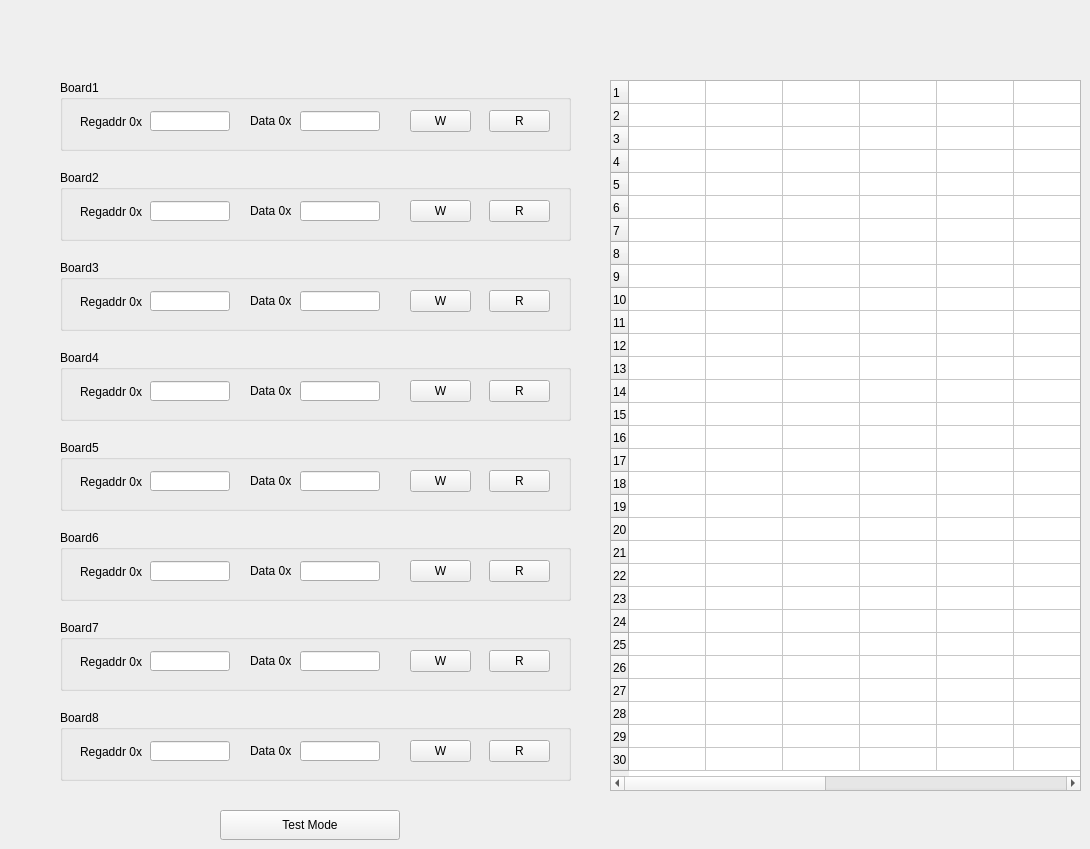
      <widget class="QWidget" name="tabTest">
       <attribute name="title">
        <string>Test</string>
       </attribute>
       <widget class="QTableWidget" name="tableWidgetTest">
        <property name="geometry">
         <rect>
          <x>610</x>
          <y>80</y>
          <width>471</width>
          <height>711</height>
         </rect>
        </property>
        <property name="styleSheet">
         <string notr="true">font: 9pt &quot;微软雅黑&quot;;</string>
        </property>
        <property name="lineWidth">
         <number>1</number>
        </property>
        <property name="sizeAdjustPolicy">
         <enum>QAbstractScrollArea::AdjustToContentsOnFirstShow</enum>
        </property>
        <property name="autoScrollMargin">
         <number>16</number>
        </property>
        <property name="gridStyle">
         <enum>Qt::SolidLine</enum>
        </property>
        <property name="sortingEnabled">
         <bool>true</bool>
        </property>
        <property name="wordWrap">
         <bool>true</bool>
        </property>
        <property name="cornerButtonEnabled">
         <bool>true</bool>
        </property>
        <property name="rowCount">
         <number>30</number>
        </property>
        <property name="columnCount">
         <number>11</number>
        </property>
        <attribute name="horizontalHeaderVisible">
         <bool>false</bool>
        </attribute>
        <attribute name="horizontalHeaderCascadingSectionResizes">
         <bool>false</bool>
        </attribute>
        <attribute name="horizontalHeaderMinimumSectionSize">
         <number>22</number>
        </attribute>
        <attribute name="horizontalHeaderDefaultSectionSize">
         <number>77</number>
        </attribute>
        <attribute name="horizontalHeaderStretchLastSection">
         <bool>true</bool>
        </attribute>
        <attribute name="verticalHeaderMinimumSectionSize">
         <number>23</number>
        </attribute>
        <attribute name="verticalHeaderDefaultSectionSize">
         <number>23</number>
        </attribute>
        <attribute name="verticalHeaderHighlightSections">
         <bool>true</bool>
        </attribute>
        <attribute name="verticalHeaderShowSortIndicator" stdset="0">
         <bool>false</bool>
        </attribute>
        <attribute name="verticalHeaderStretchLastSection">
         <bool>false</bool>
        </attribute>
        <row/>
        <row/>
        <row/>
        <row/>
        <row/>
        <row/>
        <row/>
        <row/>
        <row/>
        <row/>
        <row/>
        <row/>
        <row/>
        <row/>
        <row/>
        <row/>
        <row/>
        <row/>
        <row/>
        <row/>
        <row/>
        <row/>
        <row/>
        <row/>
        <row/>
        <row/>
        <row/>
        <row/>
        <row/>
        <row/>
        <column/>
        <column/>
        <column/>
        <column/>
        <column/>
        <column/>
        <column/>
        <column/>
        <column/>
        <column/>
        <column/>
       </widget>
       <widget class="QGroupBox" name="groupBox_11">
        <property name="geometry">
         <rect>
          <x>60</x>
          <y>80</y>
          <width>511</width>
          <height>71</height>
         </rect>
        </property>
        <property name="styleSheet">
         <string notr="true">font: 10pt &quot;Arial&quot;;</string>
        </property>
        <property name="title">
         <string>Board1</string>
        </property>
        <widget class="QLineEdit" name="lineEditTestDataBoard1">
         <property name="geometry">
          <rect>
           <x>240</x>
           <y>31</y>
           <width>80</width>
           <height>20</height>
          </rect>
         </property>
        </widget>
        <widget class="QLabel" name="labTest_2">
         <property name="geometry">
          <rect>
           <x>190</x>
           <y>30</y>
           <width>61</width>
           <height>21</height>
          </rect>
         </property>
         <property name="text">
          <string>Data 0x</string>
         </property>
        </widget>
        <widget class="QLabel" name="labTest">
         <property name="geometry">
          <rect>
           <x>20</x>
           <y>31</y>
           <width>81</width>
           <height>21</height>
          </rect>
         </property>
         <property name="text">
          <string>Regaddr 0x</string>
         </property>
        </widget>
        <widget class="QPushButton" name="pushButtonTestWBoard1">
         <property name="geometry">
          <rect>
           <x>350</x>
           <y>30</y>
           <width>61</width>
           <height>22</height>
          </rect>
         </property>
         <property name="text">
          <string>W</string>
         </property>
        </widget>
        <widget class="QLineEdit" name="lineEditTestAddrBoard1">
         <property name="geometry">
          <rect>
           <x>90</x>
           <y>31</y>
           <width>80</width>
           <height>20</height>
          </rect>
         </property>
        </widget>
        <widget class="QPushButton" name="pushButtonTestRBoard1">
         <property name="geometry">
          <rect>
           <x>429</x>
           <y>30</y>
           <width>61</width>
           <height>22</height>
          </rect>
         </property>
         <property name="text">
          <string>R</string>
         </property>
        </widget>
       </widget>
       <widget class="QGroupBox" name="groupBox_12">
        <property name="geometry">
         <rect>
          <x>60</x>
          <y>170</y>
          <width>511</width>
          <height>71</height>
         </rect>
        </property>
        <property name="styleSheet">
         <string notr="true">font: 10pt &quot;Arial&quot;;</string>
        </property>
        <property name="title">
         <string>Board2</string>
        </property>
        <widget class="QLineEdit" name="lineEditTestDataBoard2">
         <property name="geometry">
          <rect>
           <x>240</x>
           <y>31</y>
           <width>80</width>
           <height>20</height>
          </rect>
         </property>
        </widget>
        <widget class="QLabel" name="labTest_19">
         <property name="geometry">
          <rect>
           <x>190</x>
           <y>30</y>
           <width>61</width>
           <height>21</height>
          </rect>
         </property>
         <property name="text">
          <string>Data 0x</string>
         </property>
        </widget>
        <widget class="QLabel" name="labTest_20">
         <property name="geometry">
          <rect>
           <x>20</x>
           <y>31</y>
           <width>81</width>
           <height>21</height>
          </rect>
         </property>
         <property name="text">
          <string>Regaddr 0x</string>
         </property>
        </widget>
        <widget class="QPushButton" name="pushButtonTestWBoard2">
         <property name="geometry">
          <rect>
           <x>350</x>
           <y>30</y>
           <width>61</width>
           <height>22</height>
          </rect>
         </property>
         <property name="text">
          <string>W</string>
         </property>
        </widget>
        <widget class="QLineEdit" name="lineEditTestAddrBoard2">
         <property name="geometry">
          <rect>
           <x>90</x>
           <y>31</y>
           <width>80</width>
           <height>20</height>
          </rect>
         </property>
        </widget>
        <widget class="QPushButton" name="pushButtonTestRBoard2">
         <property name="geometry">
          <rect>
           <x>429</x>
           <y>30</y>
           <width>61</width>
           <height>22</height>
          </rect>
         </property>
         <property name="text">
          <string>R</string>
         </property>
        </widget>
       </widget>
       <widget class="QGroupBox" name="groupBox_13">
        <property name="geometry">
         <rect>
          <x>60</x>
          <y>260</y>
          <width>511</width>
          <height>71</height>
         </rect>
        </property>
        <property name="styleSheet">
         <string notr="true">font: 10pt &quot;Arial&quot;;</string>
        </property>
        <property name="title">
         <string>Board3</string>
        </property>
        <widget class="QLineEdit" name="lineEditTestDataBoard3">
         <property name="geometry">
          <rect>
           <x>240</x>
           <y>31</y>
           <width>80</width>
           <height>20</height>
          </rect>
         </property>
        </widget>
        <widget class="QLabel" name="labTest_23">
         <property name="geometry">
          <rect>
           <x>190</x>
           <y>30</y>
           <width>61</width>
           <height>21</height>
          </rect>
         </property>
         <property name="text">
          <string>Data 0x</string>
         </property>
        </widget>
        <widget class="QLabel" name="labTest_24">
         <property name="geometry">
          <rect>
           <x>20</x>
           <y>31</y>
           <width>81</width>
           <height>21</height>
          </rect>
         </property>
         <property name="text">
          <string>Regaddr 0x</string>
         </property>
        </widget>
        <widget class="QPushButton" name="pushButtonTestWBoard3">
         <property name="geometry">
          <rect>
           <x>350</x>
           <y>30</y>
           <width>61</width>
           <height>22</height>
          </rect>
         </property>
         <property name="text">
          <string>W</string>
         </property>
        </widget>
        <widget class="QLineEdit" name="lineEditTestAddrBoard3">
         <property name="geometry">
          <rect>
           <x>90</x>
           <y>31</y>
           <width>80</width>
           <height>20</height>
          </rect>
         </property>
        </widget>
        <widget class="QPushButton" name="pushButtonTestRBoard3">
         <property name="geometry">
          <rect>
           <x>429</x>
           <y>30</y>
           <width>61</width>
           <height>22</height>
          </rect>
         </property>
         <property name="text">
          <string>R</string>
         </property>
        </widget>
       </widget>
       <widget class="QGroupBox" name="groupBox_14">
        <property name="geometry">
         <rect>
          <x>60</x>
          <y>350</y>
          <width>511</width>
          <height>71</height>
         </rect>
        </property>
        <property name="styleSheet">
         <string notr="true">font: 10pt &quot;Arial&quot;;</string>
        </property>
        <property name="title">
         <string>Board4</string>
        </property>
        <widget class="QLineEdit" name="lineEditTestDataBoard4">
         <property name="geometry">
          <rect>
           <x>240</x>
           <y>31</y>
           <width>80</width>
           <height>20</height>
          </rect>
         </property>
        </widget>
        <widget class="QLabel" name="labTest_25">
         <property name="geometry">
          <rect>
           <x>190</x>
           <y>30</y>
           <width>61</width>
           <height>21</height>
          </rect>
         </property>
         <property name="text">
          <string>Data 0x</string>
         </property>
        </widget>
        <widget class="QLabel" name="labTest_26">
         <property name="geometry">
          <rect>
           <x>20</x>
           <y>31</y>
           <width>81</width>
           <height>21</height>
          </rect>
         </property>
         <property name="text">
          <string>Regaddr 0x</string>
         </property>
        </widget>
        <widget class="QPushButton" name="pushButtonTestWBoard4">
         <property name="geometry">
          <rect>
           <x>350</x>
           <y>30</y>
           <width>61</width>
           <height>22</height>
          </rect>
         </property>
         <property name="text">
          <string>W</string>
         </property>
        </widget>
        <widget class="QLineEdit" name="lineEditTestAddrBoard4">
         <property name="geometry">
          <rect>
           <x>90</x>
           <y>31</y>
           <width>80</width>
           <height>20</height>
          </rect>
         </property>
        </widget>
        <widget class="QPushButton" name="pushButtonTestRBoard4">
         <property name="geometry">
          <rect>
           <x>429</x>
           <y>30</y>
           <width>61</width>
           <height>22</height>
          </rect>
         </property>
         <property name="text">
          <string>R</string>
         </property>
        </widget>
       </widget>
       <widget class="QGroupBox" name="groupBox_15">
        <property name="geometry">
         <rect>
          <x>60</x>
          <y>440</y>
          <width>511</width>
          <height>71</height>
         </rect>
        </property>
        <property name="styleSheet">
         <string notr="true">font: 10pt &quot;Arial&quot;;</string>
        </property>
        <property name="title">
         <string>Board5</string>
        </property>
        <widget class="QLineEdit" name="lineEditTestDataBoard5">
         <property name="geometry">
          <rect>
           <x>240</x>
           <y>31</y>
           <width>80</width>
           <height>20</height>
          </rect>
         </property>
        </widget>
        <widget class="QLabel" name="labTest_27">
         <property name="geometry">
          <rect>
           <x>190</x>
           <y>30</y>
           <width>61</width>
           <height>21</height>
          </rect>
         </property>
         <property name="text">
          <string>Data 0x</string>
         </property>
        </widget>
        <widget class="QLabel" name="labTest_28">
         <property name="geometry">
          <rect>
           <x>20</x>
           <y>31</y>
           <width>81</width>
           <height>21</height>
          </rect>
         </property>
         <property name="text">
          <string>Regaddr 0x</string>
         </property>
        </widget>
        <widget class="QPushButton" name="pushButtonTestWBoard5">
         <property name="geometry">
          <rect>
           <x>350</x>
           <y>30</y>
           <width>61</width>
           <height>22</height>
          </rect>
         </property>
         <property name="text">
          <string>W</string>
         </property>
        </widget>
        <widget class="QLineEdit" name="lineEditTestAddrBoard5">
         <property name="geometry">
          <rect>
           <x>90</x>
           <y>31</y>
           <width>80</width>
           <height>20</height>
          </rect>
         </property>
        </widget>
        <widget class="QPushButton" name="pushButtonTestRBoard5">
         <property name="geometry">
          <rect>
           <x>429</x>
           <y>30</y>
           <width>61</width>
           <height>22</height>
          </rect>
         </property>
         <property name="text">
          <string>R</string>
         </property>
        </widget>
       </widget>
       <widget class="QGroupBox" name="groupBox_16">
        <property name="geometry">
         <rect>
          <x>60</x>
          <y>530</y>
          <width>511</width>
          <height>71</height>
         </rect>
        </property>
        <property name="styleSheet">
         <string notr="true">font: 10pt &quot;Arial&quot;;</string>
        </property>
        <property name="title">
         <string>Board6</string>
        </property>
        <widget class="QLineEdit" name="lineEditTestDataBoard6">
         <property name="geometry">
          <rect>
           <x>240</x>
           <y>31</y>
           <width>80</width>
           <height>20</height>
          </rect>
         </property>
        </widget>
        <widget class="QLabel" name="labTest_29">
         <property name="geometry">
          <rect>
           <x>190</x>
           <y>30</y>
           <width>61</width>
           <height>21</height>
          </rect>
         </property>
         <property name="text">
          <string>Data 0x</string>
         </property>
        </widget>
        <widget class="QLabel" name="labTest_30">
         <property name="geometry">
          <rect>
           <x>20</x>
           <y>31</y>
           <width>81</width>
           <height>21</height>
          </rect>
         </property>
         <property name="text">
          <string>Regaddr 0x</string>
         </property>
        </widget>
        <widget class="QPushButton" name="pushButtonTestWBoard6">
         <property name="geometry">
          <rect>
           <x>350</x>
           <y>30</y>
           <width>61</width>
           <height>22</height>
          </rect>
         </property>
         <property name="text">
          <string>W</string>
         </property>
        </widget>
        <widget class="QLineEdit" name="lineEditTestAddrBoard6">
         <property name="geometry">
          <rect>
           <x>90</x>
           <y>31</y>
           <width>80</width>
           <height>20</height>
          </rect>
         </property>
        </widget>
        <widget class="QPushButton" name="pushButtonTestRBoard6">
         <property name="geometry">
          <rect>
           <x>429</x>
           <y>30</y>
           <width>61</width>
           <height>22</height>
          </rect>
         </property>
         <property name="text">
          <string>R</string>
         </property>
        </widget>
       </widget>
       <widget class="QGroupBox" name="groupBox_17">
        <property name="geometry">
         <rect>
          <x>60</x>
          <y>620</y>
          <width>511</width>
          <height>71</height>
         </rect>
        </property>
        <property name="styleSheet">
         <string notr="true">font: 10pt &quot;Arial&quot;;</string>
        </property>
        <property name="title">
         <string>Board7</string>
        </property>
        <widget class="QLineEdit" name="lineEditTestDataBoard7">
         <property name="geometry">
          <rect>
           <x>240</x>
           <y>31</y>
           <width>80</width>
           <height>20</height>
          </rect>
         </property>
        </widget>
        <widget class="QLabel" name="labTest_31">
         <property name="geometry">
          <rect>
           <x>190</x>
           <y>30</y>
           <width>61</width>
           <height>21</height>
          </rect>
         </property>
         <property name="text">
          <string>Data 0x</string>
         </property>
        </widget>
        <widget class="QLabel" name="labTest_32">
         <property name="geometry">
          <rect>
           <x>20</x>
           <y>31</y>
           <width>81</width>
           <height>21</height>
          </rect>
         </property>
         <property name="text">
          <string>Regaddr 0x</string>
         </property>
        </widget>
        <widget class="QPushButton" name="pushButtonTestWBoard7">
         <property name="geometry">
          <rect>
           <x>350</x>
           <y>30</y>
           <width>61</width>
           <height>22</height>
          </rect>
         </property>
         <property name="text">
          <string>W</string>
         </property>
        </widget>
        <widget class="QLineEdit" name="lineEditTestAddrBoard7">
         <property name="geometry">
          <rect>
           <x>90</x>
           <y>31</y>
           <width>80</width>
           <height>20</height>
          </rect>
         </property>
        </widget>
        <widget class="QPushButton" name="pushButtonTestRBoard7">
         <property name="geometry">
          <rect>
           <x>429</x>
           <y>30</y>
           <width>61</width>
           <height>22</height>
          </rect>
         </property>
         <property name="text">
          <string>R</string>
         </property>
        </widget>
       </widget>
       <widget class="QGroupBox" name="groupBox_18">
        <property name="geometry">
         <rect>
          <x>60</x>
          <y>710</y>
          <width>511</width>
          <height>71</height>
         </rect>
        </property>
        <property name="styleSheet">
         <string notr="true">font: 10pt &quot;Arial&quot;;</string>
        </property>
        <property name="title">
         <string>Board8</string>
        </property>
        <widget class="QLineEdit" name="lineEditTestDataBoard8">
         <property name="geometry">
          <rect>
           <x>240</x>
           <y>31</y>
           <width>80</width>
           <height>20</height>
          </rect>
         </property>
        </widget>
        <widget class="QLabel" name="labTest_33">
         <property name="geometry">
          <rect>
           <x>190</x>
           <y>30</y>
           <width>61</width>
           <height>21</height>
          </rect>
         </property>
         <property name="text">
          <string>Data 0x</string>
         </property>
        </widget>
        <widget class="QLabel" name="labTest_34">
         <property name="geometry">
          <rect>
           <x>20</x>
           <y>31</y>
           <width>81</width>
           <height>21</height>
          </rect>
         </property>
         <property name="text">
          <string>Regaddr 0x</string>
         </property>
        </widget>
        <widget class="QPushButton" name="pushButtonTestWBoard8">
         <property name="geometry">
          <rect>
           <x>350</x>
           <y>30</y>
           <width>61</width>
           <height>22</height>
          </rect>
         </property>
         <property name="text">
          <string>W</string>
         </property>
        </widget>
        <widget class="QLineEdit" name="lineEditTestAddrBoard8">
         <property name="geometry">
          <rect>
           <x>90</x>
           <y>31</y>
           <width>80</width>
           <height>20</height>
          </rect>
         </property>
        </widget>
        <widget class="QPushButton" name="pushButtonTestRBoard8">
         <property name="geometry">
          <rect>
           <x>429</x>
           <y>30</y>
           <width>61</width>
           <height>22</height>
          </rect>
         </property>
         <property name="text">
          <string>R</string>
         </property>
        </widget>
       </widget>
       <widget class="QPushButton" name="btnWorkTestMode">
        <property name="geometry">
         <rect>
          <x>220</x>
          <y>810</y>
          <width>180</width>
          <height>30</height>
         </rect>
        </property>
        <property name="styleSheet">
         <string notr="true">font: 10pt &quot;Arial&quot;;</string>
        </property>
        <property name="text">
         <string>Test Mode</string>
        </property>
       </widget>
      </widget>
